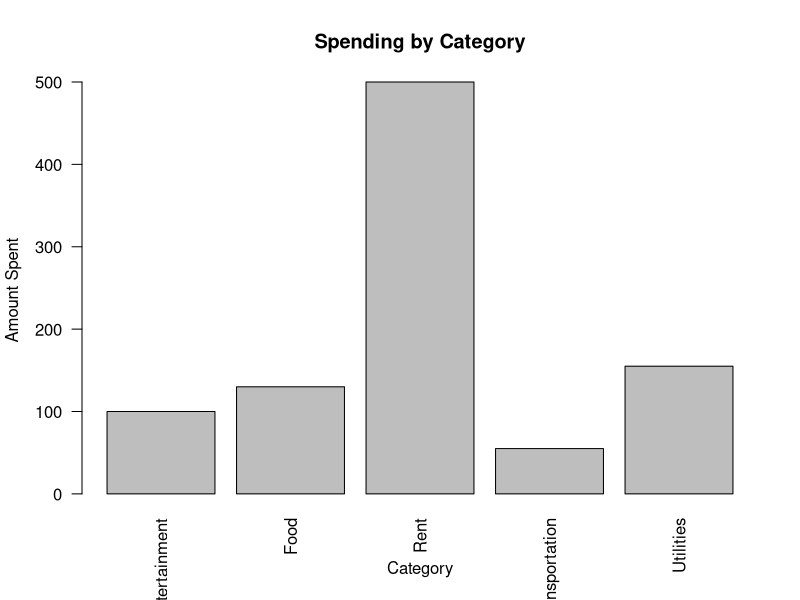

Write the R code that produced this figure.
# Personal Budget and Expense Analyzer
# This program demonstrates basic R programming concepts.

# ---------------------------------------------------------
# 1. Create different R data types
# ---------------------------------------------------------

# Character data type
user_name <- "Taiye"

# Numeric data type
monthly_budget <- 1000

# Integer data type
number_of_expenses <- 10L

# Logical data type
budget_active <- TRUE

# Factor data type
expense_type <- factor(c("Essential", "Optional"))

# Complex data type
complex_number <- 5 + 2i

# ---------------------------------------------------------
# 2. Create expense data
# ---------------------------------------------------------

expenses <- data.frame(
  Category = c(
    "Food", "Transportation", "Rent", "Entertainment",
    "Food", "Transportation", "Utilities", "Entertainment",
    "Food", "Utilities"
  ),
  Amount = c(
    45, 30, 500, 60,
    35, 25, 80, 40,
    50, 75
  )
)

# Display the expense data
cat("PERSONAL BUDGET AND EXPENSE ANALYZER\n")
cat("====================================\n\n")

cat("User:", user_name, "\n\n")

print(expenses)

# ---------------------------------------------------------
# 3. Functions
# ---------------------------------------------------------

# Calculate the total amount spent.
calculate_total <- function(amounts) {
  return(sum(amounts))
}

# Calculate the average expense.
calculate_average <- function(amounts) {
  return(mean(amounts))
}

# Find the highest spending category.
find_highest_category <- function(data) {
  totals <- aggregate(
    Amount ~ Category,
    data = data,
    FUN = sum
  )

  highest <- totals$Category[
    which.max(totals$Amount)
  ]

  return(highest)
}

# ---------------------------------------------------------
# 4. Use the functions
# ---------------------------------------------------------

total_spending <- calculate_total(expenses$Amount)

average_expense <- calculate_average(expenses$Amount)

highest_category <- find_highest_category(expenses)

# Find the highest category amount
category_totals <- aggregate(
  Amount ~ Category,
  data = expenses,
  FUN = sum
)

highest_amount <- max(category_totals$Amount)

# ---------------------------------------------------------
# 5. Display summary
# ---------------------------------------------------------

cat("\nSUMMARY\n")
cat("=======\n")

cat(
  "Total spending: $",
  total_spending,
  "\n",
  sep = ""
)

cat(
  "Average expense: $",
  round(average_expense, 2),
  "\n",
  sep = ""
)

cat(
  "Highest spending category: ",
  highest_category,
  " ($",
  highest_amount,
  ")\n",
  sep = ""
)

# ---------------------------------------------------------
# 6. Use a loop with a list
# ---------------------------------------------------------

budget_information <- list(
  Budget = monthly_budget,
  TotalSpent = total_spending,
  AverageExpense = average_expense,
  HighestCategory = highest_category
)

cat("\nBUDGET INFORMATION\n")
cat("==================\n")

for (item in names(budget_information)) {
  cat(
    item,
    ": ",
    budget_information[[item]],
    "\n",
    sep = ""
  )
}

# ---------------------------------------------------------
# 7. Check the budget
# ---------------------------------------------------------

remaining_budget <- monthly_budget - total_spending

cat("\nBUDGET STATUS\n")
cat("=============\n")

if (remaining_budget >= 0) {
  cat(
    "Remaining budget: $",
    remaining_budget,
    "\n",
    sep = ""
  )
} else {
  cat(
    "Budget exceeded by: $",
    abs(remaining_budget),
    "\n",
    sep = ""
  )
}

# ---------------------------------------------------------
# 8. Use case_when
# ---------------------------------------------------------

# Classify each expense according to its amount.
expenses$SpendingLevel <- dplyr::case_when(
  expenses$Amount < 50 ~ "Low",
  expenses$Amount < 100 ~ "Medium",
  TRUE ~ "High"
)

cat("\nEXPENSE LEVELS\n")
cat("==============\n")

print(expenses)

# ---------------------------------------------------------
# 9. Create category totals
# ---------------------------------------------------------

category_totals <- aggregate(
  Amount ~ Category,
  data = expenses,
  FUN = sum
)

cat("\nSPENDING BY CATEGORY\n")
cat("====================\n")

print(category_totals)

# ---------------------------------------------------------
# 10. Create a bar chart
# ---------------------------------------------------------

barplot(
  category_totals$Amount,
  names.arg = category_totals$Category,
  main = "Spending by Category",
  xlab = "Category",
  ylab = "Amount Spent",
  las = 2
)

# ---------------------------------------------------------
# 11. Final message
# ---------------------------------------------------------

cat("\nAnalysis complete.\n")
cat("Thank you for using the Personal Budget and Expense Analyzer!\n")
